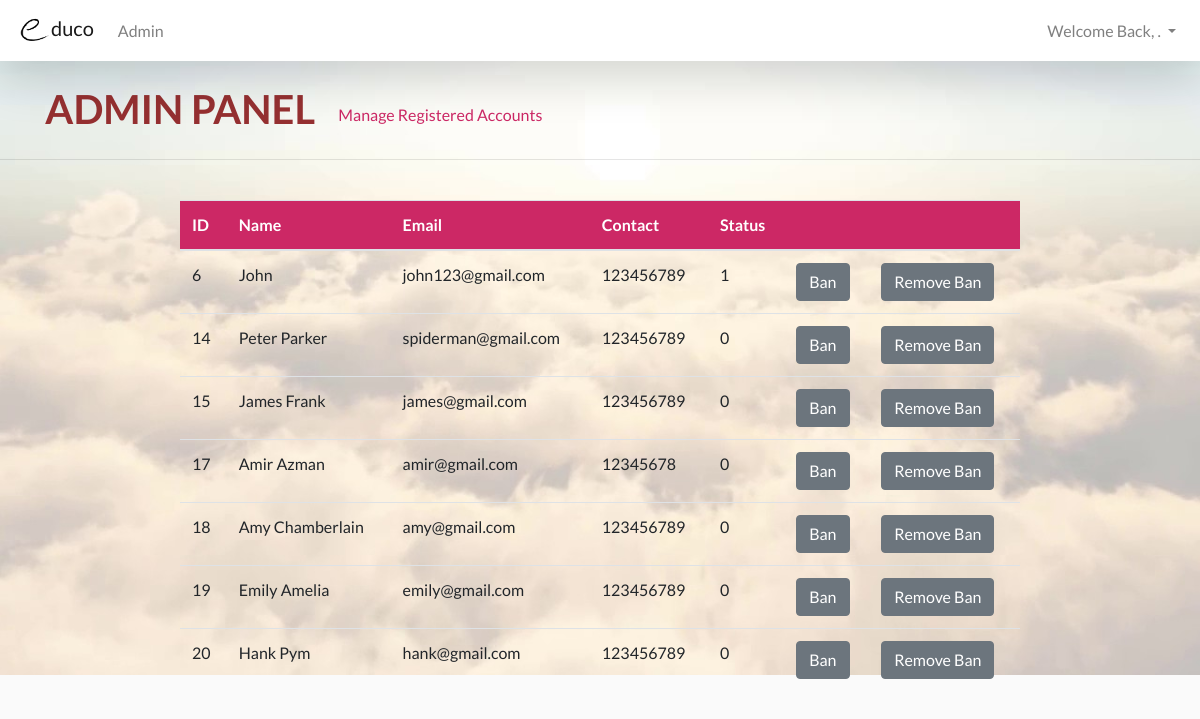
The page /Website/admin/admin_panel.php on the database its author committed.
### tables this page shows
CREATE TABLE `users` (
  `U_ID` int(11) NOT NULL,
  `Name` varchar(255) NOT NULL,
  `Email` varchar(255) NOT NULL,
  `Password` varchar(255) NOT NULL,
  `Contact_No` int(11) NOT NULL,
  `Role` varchar(255) NOT NULL,
  `Status` int(1) NOT NULL
);

### website/admin/admin_panel.php (the view, shortened to what this page needs)
<!DOCTYPE html>
<html>
<head>
<?php include($_SERVER["DOCUMENT_ROOT"].'/template/header.php'); ?>
</head>
<body>
<?php include($_SERVER["DOCUMENT_ROOT"].'/template/adminnavbar.php'); ?>
<br/>
<div class="container">
  <div class="row">
    <div class="col-lg-10">
      <h4 class="float-left" style="font-size: 2.5em; color: #953031; font-weight: bold;">
      ADMIN PANEL&nbsp;&nbsp;&nbsp;
      </h4>
      <p class="float-left" style="font-size: 1em; color: #CC2865; padding-top: 18px;float: left;">
      Manage Registered Accounts
      </p>
    </div>
  </div>
</div>
<hr/><br/>
<center>
<table class="table table-hover" style="width: 70%;">
  <thead>
    <tr style="background-color: #CC2865; color: white;">
      <th>ID</th>
      <th>Name</th>
      <th>Email</th>
      <th>Contact</th>
      <th>Status</th>
      <th></th>
      <th></th>
    </tr>
  </thead>
  <tbody>
  <?php
    $conn = mysqli_connect('localhost','root','','educo');
    $sql = "Select * from users WHERE Role = 'student'";
    $result = mysqli_query($conn, $sql);
    while($row = mysqli_fetch_assoc($result))
    {
      echo "<tr>";
      echo "<td>".$row['U_ID']."</td>";
      echo "<td>".$row['Name']."</td>";
      echo "<td>".$row['Email']."</td>";
      echo "<td>".$row['Contact_No']."</td>";
      echo "<td>".$row['Status']."</td>";
      echo "<td><a href='banusers.php?id=".$row['U_ID']."'>";
      echo "<button class='btn btn-secondary'>Ban</button></a></td>";
      echo "<td><a href='unbanusers.php?id=".$row['U_ID']."'>";
      echo "<button class='btn btn-secondary'>Remove Ban</button></a></td>";
      echo "</tr>";
    }
  ?>
  </tbody>
</table>
</center>
</body>
</html>

### template/header.php (style rules this page uses)
body { font-family: 'Lato' !important; background-color: #FAFAFA !important; }

### website/admin/admin_panel.php (style rules this page uses)
body { background-image: url("/Pictures/5.jpg"); background-repeat: no-repeat; background-size: 100%; }

### rows shown on the page
users: U_ID "6", Name "John", Email "john123@gmail.com", Contact_No "123456789", Status "1"
users: U_ID "14", Name "Peter Parker", Email "spiderman@gmail.com", Contact_No "123456789", Status "0"
users: U_ID "15", Name "James Frank", Email "james@gmail.com", Contact_No "123456789", Status "0"
users: U_ID "17", Name "Amir Azman", Email "amir@gmail.com", Contact_No "12345678", Status "0"
users: U_ID "18", Name "Amy Chamberlain", Email "amy@gmail.com", Contact_No "123456789", Status "0"
users: U_ID "19", Name "Emily Amelia", Email "emily@gmail.com", Contact_No "123456789", Status "0"
users: U_ID "20", Name "Hank Pym", Email "hank@gmail.com", Contact_No "123456789", Status "0"
